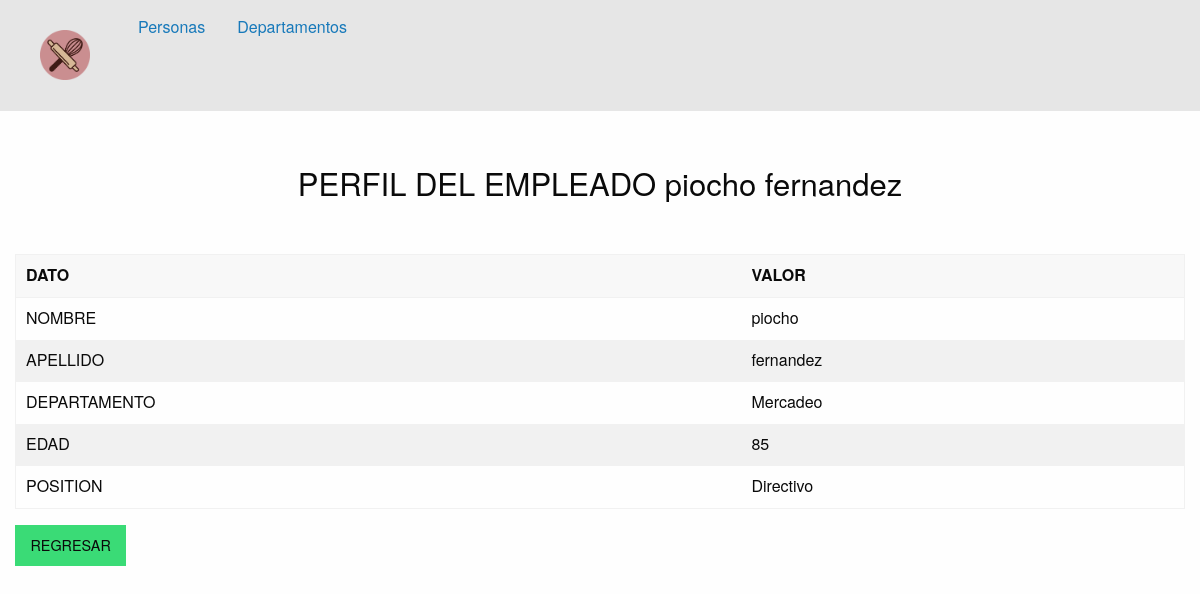
The app's page /persona/detalle/565656 with its own data.
### persona/models.py (models this page shows, shortened)
class Persona(models.Model):
    level = (
        ('Directivo', 'Directivo'),
        ('Asesor', 'Asesor'),
        ('Operativo', 'Operativo'),
        ('Asistencial', 'Asistencial'),
        ('Tecnico', 'Tecnico')
    )
    id = models.IntegerField(unique=True, primary_key=True)
    departament = models.ForeignKey(model.Departamento, on_delete=models.CASCADE)
    first_name = models.CharField(max_length=80)
    last_name = models.CharField(max_length=80)
    edad = models.IntegerField(blank=True, default=1)
    position = models.CharField(choices=level, max_length=50)

### departamento/models.py (models this page shows)
class Departamento(models.Model):
    types = (
        ('O', 'Operativo'),
        ('A', 'Administrativo'),
    )
    name = models.CharField('Nombre', max_length=50, unique=True)
    type = models.CharField('Area', max_length=50, choices=types)
    def __str__(self):
        return self.name

### persona/views.py (the view)
# urls.py: path('persona/detalle/<pk>', views.DetallePersona.as_view(), name='detalle'),
class DetallePersona(DetailView):
    model = Persona
    template_name = 'persona/detalle.html'

### templates/persona/detalle.html (shortened to what this page needs)
{% extends 'base.html' %}
{% load static %}
{% block content %}
  <div class="grid-container">
    <div class="grid-margin-x">
      <h3 class="cell" style="text-align: center; margin: 50px"> PERFIL DEL EMPLEADO {{persona.first_name }} {{persona.last_name }}</h3>
    </div>
      <table>
          <thead>
            <tr>
              <th> DATO </th>
              <th> VALOR </th>
            </tr>
          </thead>
        <tr>
          <td>NOMBRE</td>
         <td> {{persona.first_name}}</td>
        </tr>
        <tr>
          <td>APELLIDO</td>
         <td> {{persona.last_name}}</td>
        </tr>
        <tr>
          <td>DEPARTAMENTO</td>
         <td> {{persona.departament}}</td>
        </tr>
        <tr>
          <td>EDAD</td>
         <td> {{persona.edad}}</td>
        </tr>
        <tr>
          <td>POSITION</td>
         <td>  {{persona.position}}</td>
        </tr>
      </table>
      <a href="{% url 'persona_app:lista'%}" class="success button"> REGRESAR </a>
    </div>
{% endblock content %}

### records on screen
Persona: first_name "piocho", last_name "fernandez", departament "Mercadeo", edad "85", position "Directivo"
